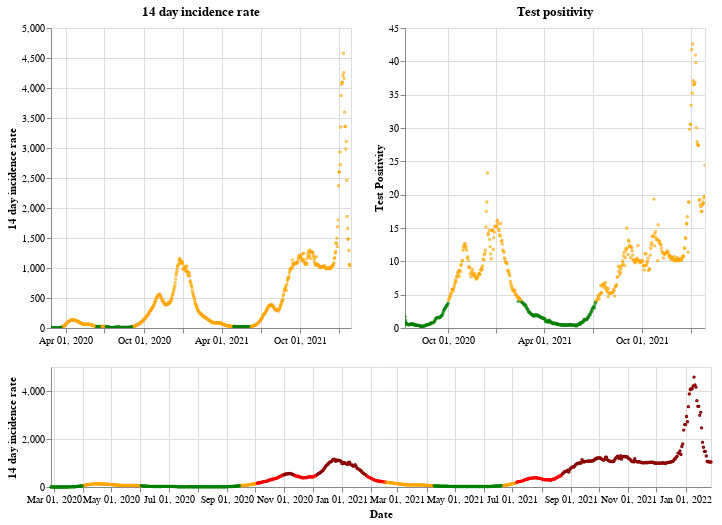

The notebook cell this image was saved under:
### Markdown cell above
## Wales

### Code cell
plot_traffic_light('Wales')

### Figure 1 — Vega-Lite specification as saved in the notebook (floating-point values rounded to 4 significant figures; data arrays with more than 128 entries replaced by an {"elided": "..."} marker saying what was removed)
{"config": {"view": {"continuousWidth": 400, "continuousHeight": 300}}, "vconcat": [{"hconcat": [{"mark": {"type": "point", "size": 2}, "encoding": {"color": {"condition": {"value": "green", "test": "(datum.twoWeeklyCasesRate <= 25)"}, "value": "orange"}, "tooltip": [{"type": "nominal", "field": "areaName"}, {"type": "temporal", "field": "date"}, {"type": "quantitative", "field": "twoWeeklyCasesRate"}, {"type": "quantitative", "field": "testPositivity"}], "x": {"type": "temporal", "axis": {"title": ""}, "field": "date", "scale": {"domain": {"selection": "DateBrush"}}, "timeUnit": "yearmonthdate"}, "y": {"type": "quantitative", "axis": {"title": "14 day incidence rate"}, "field": "twoWeeklyCasesRate"}}, "title": "14 day incidence rate", "width": 300}, {"mark": {"type": "point", "size": 2}, "encoding": {"color": {"condition": {"value": "green", "test": "(datum.testPositivity <= 4)"}, "value": "orange"}, "tooltip": [{"type": "nominal", "field": "areaName"}, {"type": "temporal", "field": "date"}, {"type": "quantitative", "field": "twoWeeklyCasesRate"}, {"type": "quantitative", "field": "testPositivity"}], "x": {"type": "temporal", "axis": {"title": ""}, "field": "date", "scale": {"domain": {"selection": "DateBrush"}}, "timeUnit": "yearmonthdate"}, "y": {"type": "quantitative", "axis": {"title": "Test Positivity"}, "field": "testPositivity"}}, "title": "Test positivity", "width": 300}]}, {"layer": [{"mark": {"type": "point", "size": 2}, "encoding": {"color": {"condition": {"value": "orange", "test": "(((datum.testPositivity < 4) && (datum.twoWeeklyCasesRate >= 50)) && (datum.twoWeeklyCasesRate < 200))"}, "value": "red"}, "opacity": {"condition": {"value": 1, "test": "((datum.twoWeeklyCasesRate >= 50) && (datum.twoWeeklyCasesRate < 500))"}, "value": 0}, "tooltip": [{"type": "nominal", "field": "areaName"}, {"type": "temporal", "field": "date"}, {"type": "quantitative", "field": "twoWeeklyCasesRate"}, {"type": "quantitative", "field": "testPositivity"}], "x": {"type": "temporal", "axis": {"title": "Date"}, "field": "date", "timeUnit": "yearmonthdate"}, "y": {"type": "quantitative", "axis": {"title": "14 day incidence rate"}, "field": "twoWeeklyCasesRate"}}, "selection": {"DateBrush": {"type": "interval", "encodings": ["x"], "fields": ["Time"]}}}, {"mark": {"type": "point", "size": 2}, "encoding": {"color": {"value": "darkred"}, "opacity": {"condition": {"value": 1, "test": "(datum.twoWeeklyCasesRate >= 500)"}, "value": 0}, "tooltip": [{"type": "nominal", "field": "areaName"}, {"type": "temporal", "field": "date"}, {"type": "quantitative", "field": "twoWeeklyCasesRate"}, {"type": "quantitative", "field": "testPositivity"}], "x": {"type": "temporal", "axis": {"title": "Date"}, "field": "date", "timeUnit": "yearmonthdate"}, "y": {"type": "quantitative", "axis": {"title": "14 day incidence rate"}, "field": "twoWeeklyCasesRate"}}}, {"mark": {"type": "point", "size": 2}, "encoding": {"color": {"condition": {"value": "green", "test": "((datum.testPositivity < 4) && (datum.twoWeeklyCasesRate < 50))"}, "value": "orange"}, "opacity": {"condition": {"value": 1, "test": "(datum.twoWeeklyCasesRate < 50)"}, "value": 0}, "tooltip": [{"type": "nominal", "field": "areaName"}, {"type": "temporal", "field": "date"}, {"type": "quantitative", "field": "twoWeeklyCasesRate"}, {"type": "quantitative", "field": "testPositivity"}], "x": {"type": "temporal", "axis": {"title": "Date"}, "field": "date", "timeUnit": "yearmonthdate"}, "y": {"type": "quantitative", "axis": {"title": "14 day incidence rate"}, "field": "twoWeeklyCasesRate"}}}], "height": 120, "width": 660}], "data": {"name": "data-bc280308efca76eddc119734aaa92cba"}, "$schema": "https://vega.github.io/schema/vega-lite/v4.8.1.json", "datasets": {"data-bc280308efca76eddc119734aaa92cba": {"elided": "702 records"}}}
